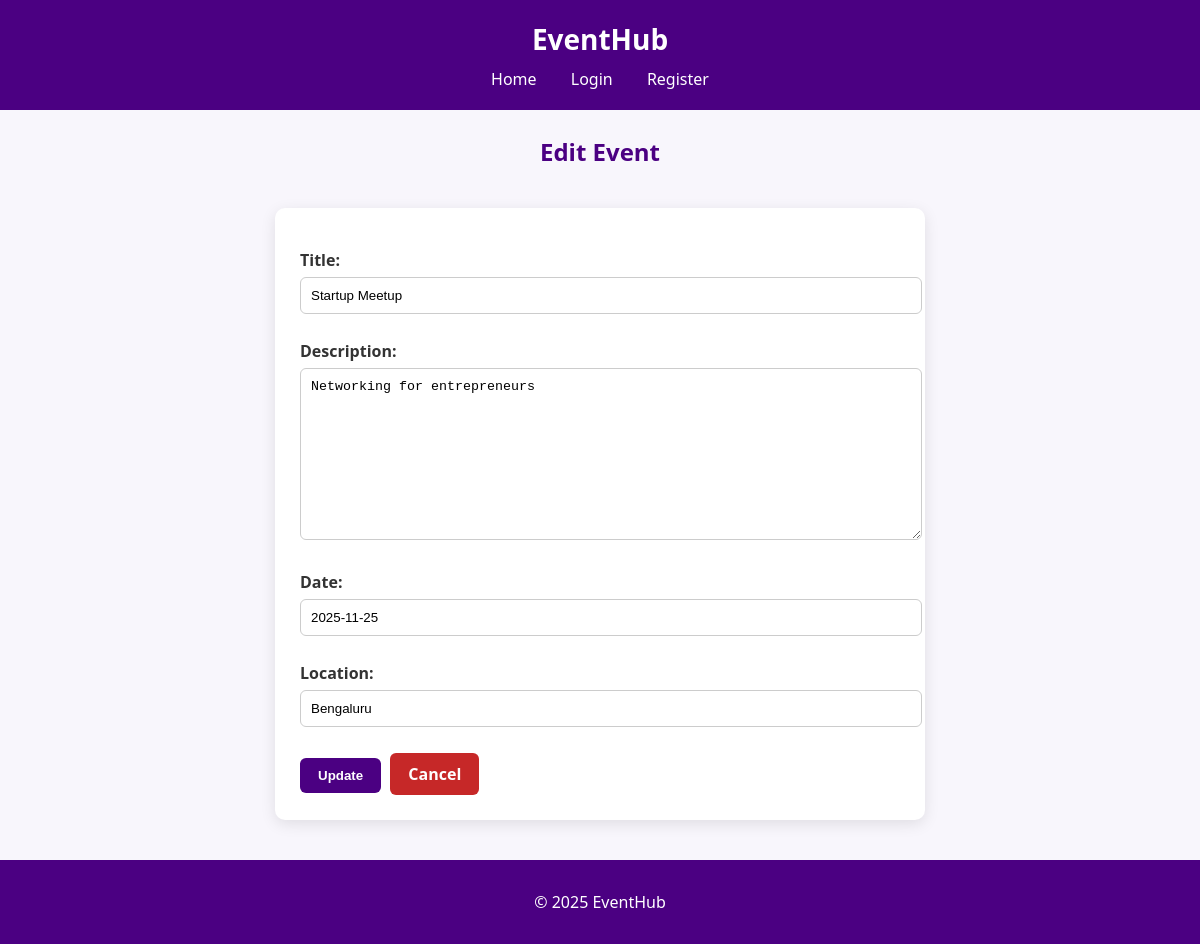
The app's page /events/edit/24/ with its own data.
### events/models.py (models this page shows, shortened)
class Event(models.Model):
    title = models.CharField(max_length=200)
    description = models.TextField()
    date = models.DateField()
    location = models.CharField(max_length=200)

### events/views.py (the view)
# urls.py: path('edit/<int:pk>/', views.event_edit, name='event_edit'),
def event_edit(request, pk):
    event = get_object_or_404(Event, pk=pk)
    if request.method == 'POST':
        form = EventForm(request.POST, instance=event)
        if form.is_valid():
            form.save()
            return redirect('event_list')
    else:
        form = EventForm(instance=event)
    return render(request, 'event_form.html', {'form': form})

### events/forms.py
class EventForm(forms.ModelForm):
    class Meta:
        model = Event
        fields = ['title', 'description', 'date', 'location']

### events/templates/event_form.html (shortened to what this page needs)
{% extends 'base.html' %}
{% block content %}
<div class="form-container">
    {% if form.instance.pk %}
        <h2 class="page-title">Edit Event</h2>
    {% else %}
        <h2 class="page-title">Add New Event</h2>
    {% endif %}
    <form method="POST">
        {{ form.as_p }}
        <button type="submit" class="btn btn-primary">
            {% if form.instance.pk %}Update{% else %}Save{% endif %}
        </button>
        <a href="{% url 'event_list' %}" class="btn btn-danger">Cancel</a>
    </form>
</div>
{% endblock content %}

### events/static/style.css (style rules this page uses)
body { font-family: "Segoe UI", Arial, sans-serif; margin: 0; padding: 0; background-color: #f8f6fc; color: #333; min-height: 100vh; display: flex; flex-direction: column; }
.page-title { text-align: center; margin: 25px 0 15px; color: #4b0082; font-size: 24px; font-weight: bold; }
form { max-width: 600px; margin: 40px auto; background: white; padding: 25px; border-radius: 10px; box-shadow: 0 4px 15px rgba(0,0,0,0.1); }
form label { display: block; margin-bottom: 6px; font-weight: 600; }
form input, form textarea, form select { width: 100%; padding: 10px; margin-bottom: 10px; border: 1px solid #ccc; border-radius: 6px; }
.btn { display: inline-block; padding: 10px 18px; border-radius: 6px; font-weight: 600; text-decoration: none; cursor: pointer; color: white; border: none; margin-right: 5px; }
.btn-primary { background-color: #4b0082; }
.btn-danger { background-color: #c62828; }

### records on screen
Event: title "Startup Meetup", description "Networking for entrepreneurs", date "2025-11-25", location "Bengaluru"
